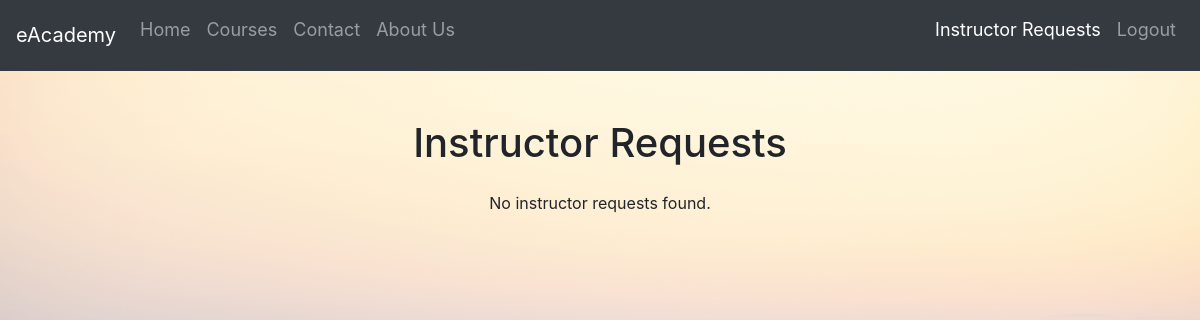
The page /instructor-requests/ (signed in) on the database as committed earlier.
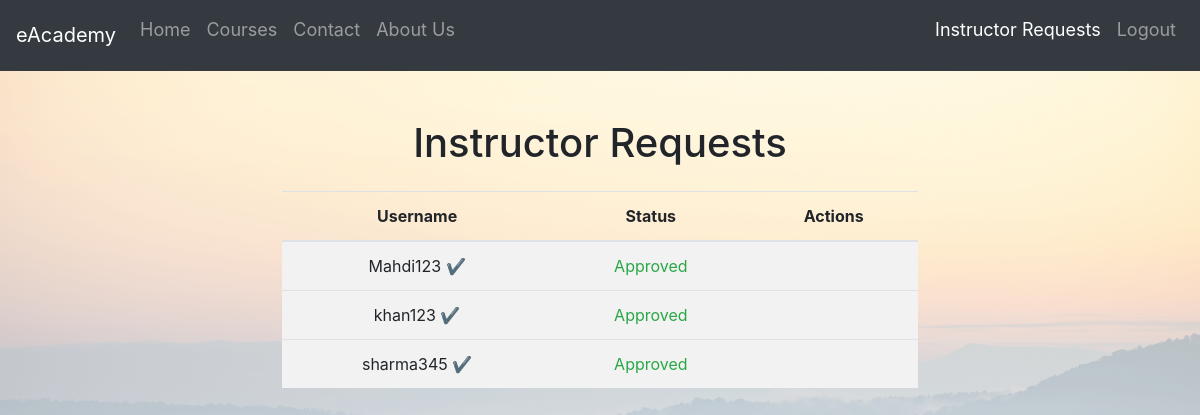
The same page on the database as committed later.
### eAcademyApp/models.py (models this page shows, shortened)
class InstructorRequest(models.Model):
    user = models.OneToOneField(User, on_delete=models.CASCADE)
    is_approved = models.BooleanField(default=False)  # New field to track approval status

### eAcademyApp/views.py (the view)
# urls.py: path('instructor-requests/', views.instructor_requests_view, name='instructor_requests'),
@login_required
@user_passes_test(lambda user: user.is_superuser)
def instructor_requests_view(request):
    instructor_requests = InstructorRequest.objects.all()
    return render(request, 'instructor_requests.html', {'instructor_requests': instructor_requests})

### templates/instructor_requests.html (shortened to what this page needs)
{% extends 'base.html' %}
{% block content %}
    <div class="container mt-5">
        <div class="row justify-content-center">
            <div class="col-md-10">
                <h1 class="text-center mb-4">Instructor Requests</h1>
                {% if instructor_requests %}
                    <table class="table table-striped">
                        <thead>
                            <tr>
                                <th class="text-center align-middle">Username</th>
                                <th class="text-center align-middle">Status</th>
                                <th class="text-center align-middle">Actions</th>
                            </tr>
                        </thead>
                        <tbody>
                            {% for request in instructor_requests %}
                                <tr>
                                    <td class="text-center align-middle">
                                        {% if request.is_approved %}
                                            {{ request.user.username }} <span class="text-success">&#10004;</span>
                                        {% else %}
                                            {{ request.user.username }}
                                        {% endif %}
                                    </td>
                                    <td class="text-center align-middle">
                                        {% if request.is_approved %}
                                            <span class="text-success">Approved</span>
                                        {% else %}
                                            <span class="text-warning">Pending</span>
                                        {% endif %}
                                    </td>
                                    <td class="text-center align-middle">
                                    </td>
                                </tr>
                            {% endfor %}
                        </tbody>
                    </table>
                {% else %}
                    <p class="text-center">No instructor requests found.</p>
                {% endif %}
            </div>
        </div>
    </div>
{% endblock %}

Rows that differ between the two databases and show on the page:
added InstructorRequest: user.username "Mahdi123", is_approved "Approved"
added InstructorRequest: user.username "khan123", is_approved "Approved"
added InstructorRequest: user.username "sharma345", is_approved "Approved"
Other text that changed with them:
text no longer shown: "No instructor requests found."
text now shown: "Username Status Actions"
